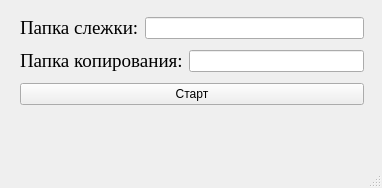
<?xml version="1.0" encoding="UTF-8"?>
<ui version="4.0">
 <class>MainWindow</class>
 <widget class="QMainWindow" name="MainWindow">
  <property name="geometry">
   <rect>
    <x>0</x>
    <y>0</y>
    <width>382</width>
    <height>188</height>
   </rect>
  </property>
  <property name="windowTitle">
   <string>MainWindow</string>
  </property>
  <widget class="QWidget" name="centralwidget">
   <widget class="QWidget" name="">
    <property name="geometry">
     <rect>
      <x>20</x>
      <y>12</y>
      <width>344</width>
      <height>100</height>
     </rect>
    </property>
    <layout class="QVBoxLayout" name="verticalLayout">
     <item>
      <layout class="QHBoxLayout" name="horizontalLayout_2">
       <item>
        <widget class="QLabel" name="label">
         <property name="font">
          <font>
           <family>Times New Roman</family>
           <pointsize>14</pointsize>
          </font>
         </property>
         <property name="text">
          <string>Папка слежки:</string>
         </property>
        </widget>
       </item>
       <item>
        <widget class="QLineEdit" name="adr_der"/>
       </item>
      </layout>
     </item>
     <item>
      <layout class="QHBoxLayout" name="horizontalLayout">
       <item>
        <widget class="QLabel" name="label_2">
         <property name="font">
          <font>
           <family>Times New Roman</family>
           <pointsize>14</pointsize>
          </font>
         </property>
         <property name="text">
          <string>Папка копирования:</string>
         </property>
        </widget>
       </item>
       <item>
        <widget class="QLineEdit" name="adr_der_2"/>
       </item>
      </layout>
     </item>
     <item>
      <widget class="QPushButton" name="start_btn">
       <property name="text">
        <string>Старт</string>
       </property>
      </widget>
     </item>
    </layout>
   </widget>
  </widget>
  <widget class="QMenuBar" name="menubar">
   <property name="geometry">
    <rect>
     <x>0</x>
     <y>0</y>
     <width>382</width>
     <height>26</height>
    </rect>
   </property>
  </widget>
  <widget class="QStatusBar" name="statusbar"/>
 </widget>
 <resources/>
 <connections/>
</ui>
